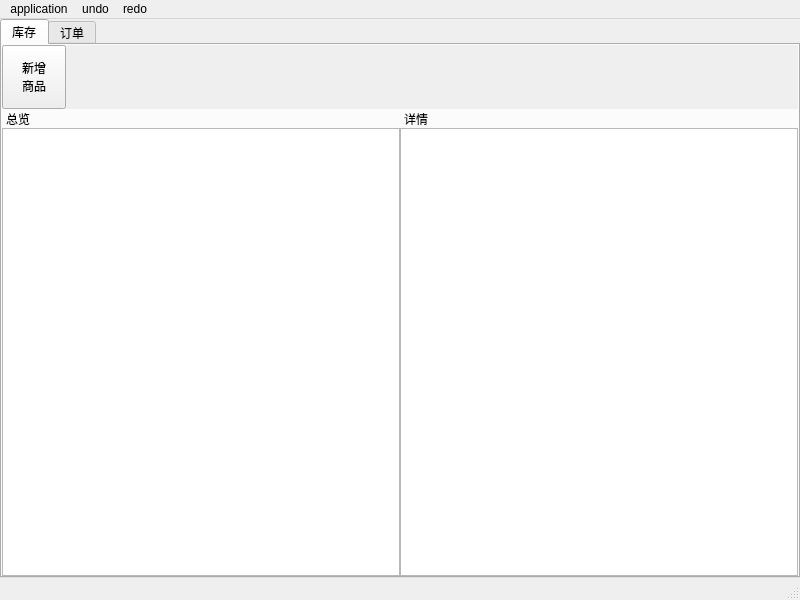
<?xml version="1.0" encoding="UTF-8"?>
<ui version="4.0">
 <class>DressShopWindow</class>
 <widget class="QMainWindow" name="DressShopWindow">
  <property name="geometry">
   <rect>
    <x>0</x>
    <y>0</y>
    <width>800</width>
    <height>600</height>
   </rect>
  </property>
  <property name="windowTitle">
   <string>MainWindow</string>
  </property>
  <widget class="QWidget" name="centralwidget">
   <layout class="QGridLayout" name="gridLayout">
    <property name="leftMargin">
     <number>0</number>
    </property>
    <property name="topMargin">
     <number>0</number>
    </property>
    <property name="rightMargin">
     <number>0</number>
    </property>
    <property name="bottomMargin">
     <number>0</number>
    </property>
    <property name="spacing">
     <number>0</number>
    </property>
    <item row="0" column="0">
     <widget class="QTabWidget" name="tabWidget">
      <property name="currentIndex">
       <number>0</number>
      </property>
      <property name="elideMode">
       <enum>Qt::ElideNone</enum>
      </property>
      <widget class="QWidget" name="store_tab">
       <attribute name="title">
        <string>库存</string>
       </attribute>
       <layout class="QGridLayout" name="gridLayout_2">
        <property name="leftMargin">
         <number>0</number>
        </property>
        <property name="topMargin">
         <number>0</number>
        </property>
        <property name="rightMargin">
         <number>0</number>
        </property>
        <property name="bottomMargin">
         <number>0</number>
        </property>
        <property name="spacing">
         <number>0</number>
        </property>
        <item row="0" column="0">
         <layout class="QVBoxLayout" name="verticalLayout">
          <property name="spacing">
           <number>0</number>
          </property>
          <item>
           <widget class="QWidget" name="store_tool_bar" native="true">
            <property name="maximumSize">
             <size>
              <width>16777215</width>
              <height>64</height>
             </size>
            </property>
            <property name="autoFillBackground">
             <bool>true</bool>
            </property>
            <layout class="QGridLayout" name="gridLayout_3">
             <property name="leftMargin">
              <number>0</number>
             </property>
             <property name="topMargin">
              <number>0</number>
             </property>
             <property name="rightMargin">
              <number>0</number>
             </property>
             <property name="bottomMargin">
              <number>0</number>
             </property>
             <property name="horizontalSpacing">
              <number>4</number>
             </property>
             <property name="verticalSpacing">
              <number>0</number>
             </property>
             <item row="0" column="0">
              <widget class="QPushButton" name="btn_add_new_goods">
               <property name="minimumSize">
                <size>
                 <width>64</width>
                 <height>64</height>
                </size>
               </property>
               <property name="maximumSize">
                <size>
                 <width>64</width>
                 <height>64</height>
                </size>
               </property>
               <property name="text">
                <string>新增
商品</string>
               </property>
               <property name="flat">
                <bool>false</bool>
               </property>
              </widget>
             </item>
             <item row="0" column="1">
              <spacer name="horizontalSpacer">
               <property name="orientation">
                <enum>Qt::Horizontal</enum>
               </property>
               <property name="sizeHint" stdset="0">
                <size>
                 <width>40</width>
                 <height>20</height>
                </size>
               </property>
              </spacer>
             </item>
            </layout>
           </widget>
          </item>
          <item>
           <widget class="QFrame" name="store_main_view">
            <layout class="QHBoxLayout" name="horizontalLayout">
             <property name="spacing">
              <number>0</number>
             </property>
             <property name="leftMargin">
              <number>0</number>
             </property>
             <property name="topMargin">
              <number>0</number>
             </property>
             <property name="rightMargin">
              <number>0</number>
             </property>
             <property name="bottomMargin">
              <number>0</number>
             </property>
             <item>
              <widget class="QDockWidget" name="dockWidget_4">
               <property name="features">
                <set>QDockWidget::DockWidgetMovable</set>
               </property>
               <property name="allowedAreas">
                <set>Qt::LeftDockWidgetArea|Qt::RightDockWidgetArea</set>
               </property>
               <property name="windowTitle">
                <string>总览</string>
               </property>
               <widget class="QWidget" name="dockWidgetContents_4">
                <layout class="QGridLayout" name="gridLayout_4">
                 <property name="leftMargin">
                  <number>0</number>
                 </property>
                 <property name="topMargin">
                  <number>0</number>
                 </property>
                 <property name="rightMargin">
                  <number>0</number>
                 </property>
                 <property name="bottomMargin">
                  <number>0</number>
                 </property>
                 <property name="spacing">
                  <number>0</number>
                 </property>
                 <item row="0" column="0">
                  <widget class="QTableView" name="goods_view"/>
                 </item>
                </layout>
               </widget>
              </widget>
             </item>
             <item>
              <widget class="QDockWidget" name="dockWidget_2">
               <property name="features">
                <set>QDockWidget::DockWidgetMovable</set>
               </property>
               <property name="allowedAreas">
                <set>Qt::LeftDockWidgetArea|Qt::RightDockWidgetArea</set>
               </property>
               <property name="windowTitle">
                <string>详情</string>
               </property>
               <widget class="QWidget" name="dockWidgetContents_2">
                <layout class="QGridLayout" name="gridLayout_5">
                 <property name="leftMargin">
                  <number>0</number>
                 </property>
                 <property name="topMargin">
                  <number>0</number>
                 </property>
                 <property name="rightMargin">
                  <number>0</number>
                 </property>
                 <property name="bottomMargin">
                  <number>0</number>
                 </property>
                 <property name="spacing">
                  <number>0</number>
                 </property>
                 <item row="0" column="0">
                  <widget class="QTableView" name="inventory_view"/>
                 </item>
                </layout>
               </widget>
              </widget>
             </item>
            </layout>
           </widget>
          </item>
         </layout>
        </item>
       </layout>
      </widget>
      <widget class="QWidget" name="orders_tab">
       <attribute name="title">
        <string>订单</string>
       </attribute>
      </widget>
     </widget>
    </item>
   </layout>
  </widget>
  <widget class="QMenuBar" name="menubar">
   <property name="geometry">
    <rect>
     <x>0</x>
     <y>0</y>
     <width>800</width>
     <height>22</height>
    </rect>
   </property>
   <widget class="QMenu" name="application_menu">
    <property name="title">
     <string>application</string>
    </property>
    <property name="icon">
     <iconset resource="../res/resource.qrc">
      <normaloff>:/icons/baseline_home_black_36dp.png</normaloff>:/icons/baseline_home_black_36dp.png</iconset>
    </property>
   </widget>
   <widget class="QMenu" name="undo_menu">
    <property name="title">
     <string>undo</string>
    </property>
    <property name="icon">
     <iconset resource="../res/resource.qrc">
      <normaloff>:/icons/baseline_undo_black_36dp.png</normaloff>:/icons/baseline_undo_black_36dp.png</iconset>
    </property>
   </widget>
   <widget class="QMenu" name="redo_menu">
    <property name="title">
     <string>redo</string>
    </property>
    <property name="icon">
     <iconset resource="../res/resource.qrc">
      <normaloff>:/icons/baseline_redo_black_36dp.png</normaloff>:/icons/baseline_redo_black_36dp.png</iconset>
    </property>
   </widget>
   <addaction name="application_menu"/>
   <addaction name="undo_menu"/>
   <addaction name="redo_menu"/>
  </widget>
  <widget class="QStatusBar" name="statusbar"/>
 </widget>
 <resources>
  <include location="../res/resource.qrc"/>
 </resources>
 <connections/>
</ui>
